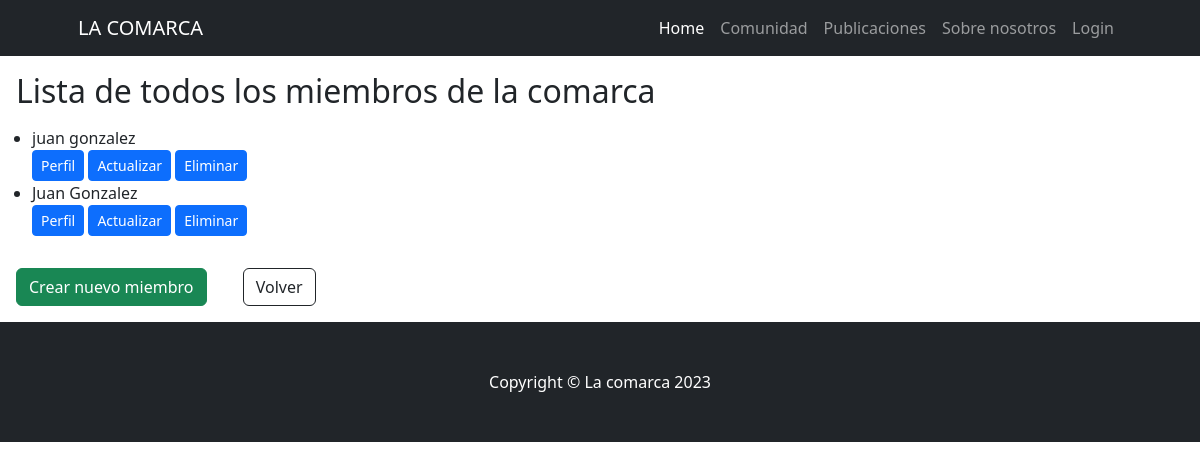
The page /comunidad/miembro_list/ on the database as committed earlier.
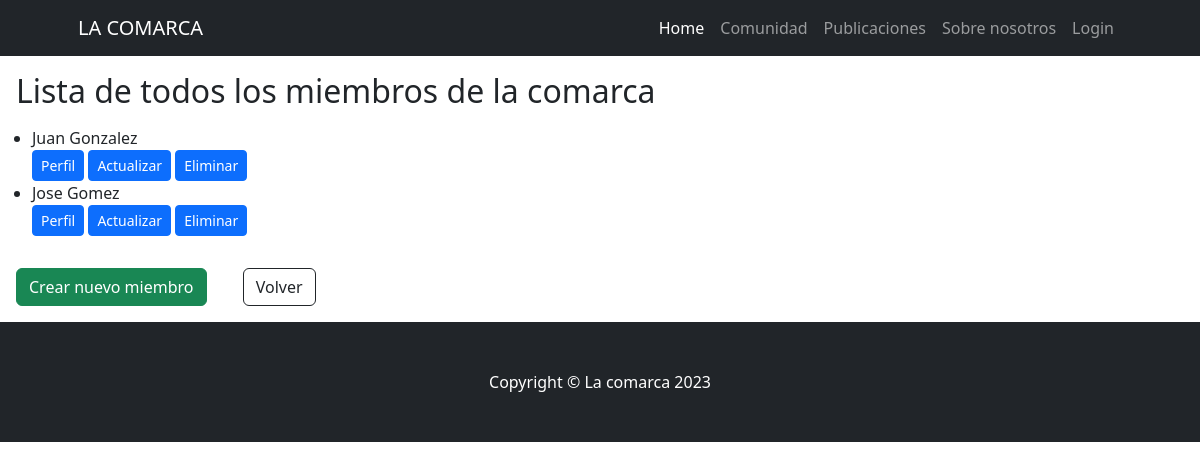
The same page on the database as committed later.
### comunidad/models.py (models this page shows, shortened)
class Miembro(models.Model):
    nombre = models.CharField(max_length=50)
    apellido = models.CharField(max_length=50)
    nacimiento = models.DateField(null=True)
    profesion = models.CharField(max_length=50)
    casa_comarca = models.ForeignKey(CasasComunidad, on_delete=models.SET_NULL,null=True,blank=True, verbose_name="Hogar en la comarca")
    class Meta:
        verbose_name = "Miembro"
        verbose_name_plural = "Miembros"

### comunidad/views.py (the view)
# urls.py: path("miembro_list/", views.MiembroList.as_view(), name="miembro_list"),
class MiembroList(ListView):
    model = models.Miembro

### comunidad/templates/comunidad/miembro_list.html
{% extends 'home/base.html' %}
{% block content %}
<body>
    <h2 class="m-3 ">Lista de todos los miembros de la comarca</h2>
    <ul>
        {% for miembro in object_list %}
            <li>{{miembro.nombre}} {{miembro.apellido}}</li>
            <div class="card-footer"><a class="btn btn-primary btn-sm" href="{% url 'comunidad:miembro_detail' miembro.id %}">Perfil</a>
                <a class="btn btn-primary btn-sm" href="{% url 'comunidad:miembro_update' miembro.id %}">Actualizar</a>
                <a class="btn btn-primary btn-sm" href="{% url 'comunidad:miembro_delete' miembro.id %}">Eliminar</a>
            </div>
        {% endfor %}
    </ul>
    <a class="btn btn-success m-3" href="{% url 'comunidad:miembro_create' %}">Crear nuevo miembro</a>
    <a class="btn btn-outline-dark m-3 m-3" href="{% url 'comunidad:index' %}">Volver</a>
</body>
{% endblock content %}

Rows that differ between the two databases and show on the page:
removed Miembro: nombre "juan", apellido "gonzalez"
added Miembro: nombre "Jose", apellido "Gomez"
